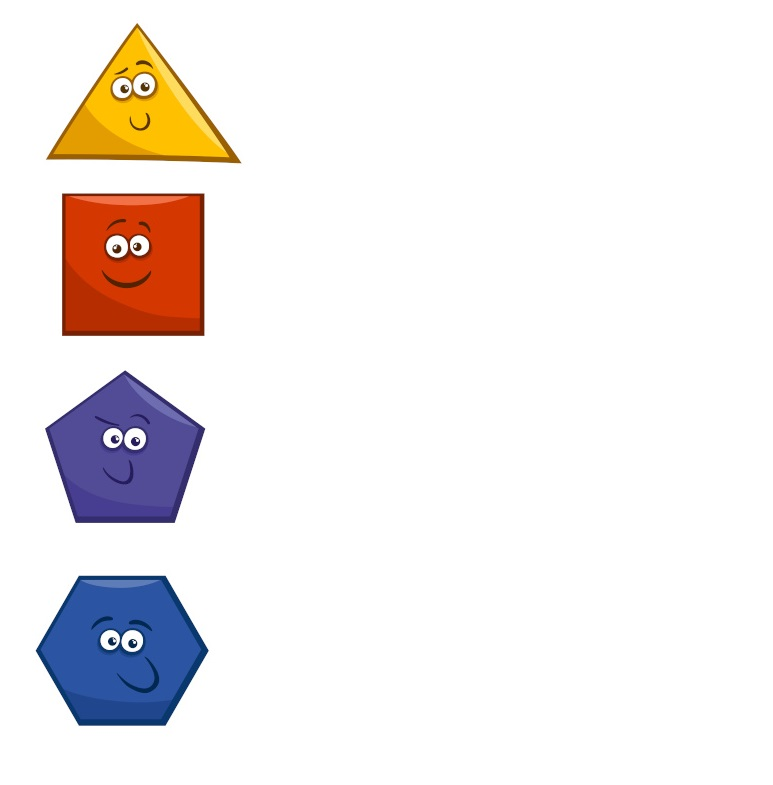
#> input picture PDI-PROJETO/formas.jpg, 773 x 785 px
$ python projeto.py
#> lines starting #> are read from the running program, lines starting #| are printed output that depends on the picture; after the words box and inside, x2 and y2 are one past the last pixel; in counts of white or black regions, pixels touching at a corner belong together
import cv2#é importada para fornecer funcionalidades de processamento de imagens
import matplotlib.pyplot as mat#é importado para exibir as imagens resultantes

imagem = cv2.imread('formas.jpg')#lê a imagem
#> imagem is the input picture: shape (785, 773, 3); mean B, G, R 235.3, 236, 240.7
borda_fraca = 50# determina o limiar de borda fraca
borda_forte = 150# determina o limiar de borda forte
imagem_canny = cv2.Canny(imagem, borda_fraca, borda_forte)#recebe uma imagem e os limiares e a saida é uma imagem binaria.BRANCO(valor máximo), PRETO(valor mínimo) e a imagem é armazenada em "imagem_canny"
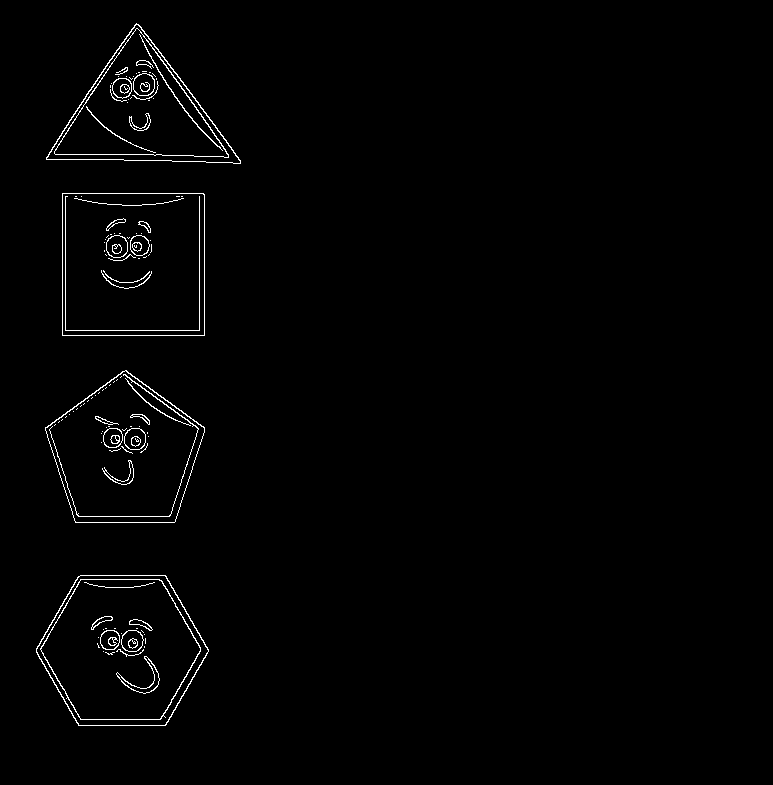
#> imagem_canny: shape (785, 773); 1.2% white in thin lines or dots, all inside (x1, y1, x2, y2) = (36, 23, 241, 726)

contornos, hierarquia = cv2.findContours(imagem_canny, cv2.RETR_EXTERNAL, cv2.CHAIN_APPROX_NONE)#recebe a imagem binarizada, o modo de recuperação de contornos, nesse caso apenas os contornos externos,e método de aproximação de contorno. Neste caso, não estamos fazendo nenhuma aproximação, ou seja, estamos mantendo todos os pontos do contorno.
#> contornos = 4 contours; box (x1, y1, x2, y2) and area: (62, 193, 205, 336) 20164, (36, 575, 209, 726) 19534, (45, 370, 205, 523) 16900, (46, 23, 241, 164) 13806

for contorno in contornos:#percorre a lista de contornos
    area = cv2.contourArea(contorno)#verifica a area de cada contorno
    if area > 1000:
        epsilon = 0.02 * cv2.arcLength(contorno, True)#é usada para calcular o comprimento de um contorno fechado, é passado o contorno e um valor boolenao que representa se a curva é fechada ou não e dps multiplicamos o valor por 0.2, que é o fator que determina o nivel de aproximacao,quanto menor, mais pontos de contorno serão preservados.
        approx = cv2.approxPolyDP(contorno, epsilon, True)# usado para aproximar o contorno com base no valor(epsilon), é passado o contorno, o parametro de distancia maxima para controlar o nivel de aproximacao,e um valor boolean para verificar se o contorno é fechado.a funcao retorna uma lista de pontos de aproximacao;
        vertices = len(approx)#utilizamos para obter o numero de elementos da lista presentes

        if vertices == 3:
            nome = "Triangulo"
        elif vertices == 4:
            nome = "Quadrado"
        elif vertices == 5:
            nome = "Pentagono"
        elif vertices == 6:
            nome = "Hexagono"

        retangulo = cv2.boundingRect(contorno)#cria um retangulo ao redor da forma e retorna as coordenadas dele mesmo;
        cv2.putText(
            imagem,
            f"{nome}: {vertices} Vertices",
            (retangulo[0] + retangulo[2] + 5, retangulo[1] + retangulo[3] - 10),
            cv2.FONT_HERSHEY_SIMPLEX,
            1.5,
            (0, 255, 0),
            1
        )#funcao para colocar o texto ao lado da imagem,primeiro passa a imagem, segundo a string com o texto, terceiro as coordenadas de onde colocar a imagem,o tipo da fonte, size da fonte, cor e espessura

        cv2.drawContours(imagem, [contorno], -1, (0, 255, 0), 3)#desenha os contornos da imagem, primeiro passa a imagem, segundo a lista de contornos, terceiro é o indice que o cortorno deve ser desenhado e como queremos que todos os contornos sejam desenhados colocamos -1 para pintar todos,depois coloca a cor que ira ser desenhado, e por ultimo o número 3 representa a espessura de 3 pixels.
#> this loop made 4 passes
#> (area, epsilon, approx, vertices, nome, retangulo) on passes 3 to 4: (20163.5, 11.35, [[62, 193], [62, 335], [204, 335], [204, 194]], 4, 'Quadrado', (62, 193, 143, 143)), (13806.5, 11.05, [[46, 157], [240, 163], [136, 23]], 3, 'Triangulo', (46, 23, 195, 141))
#> (area, epsilon, vertices, nome, retangulo) on passes 1 to 2: (19533.5, 10.88, 6, 'Hexagono', (36, 575, 173, 151)), (16900, 10.4, 5, 'Pentagono', (45, 370, 160, 153))
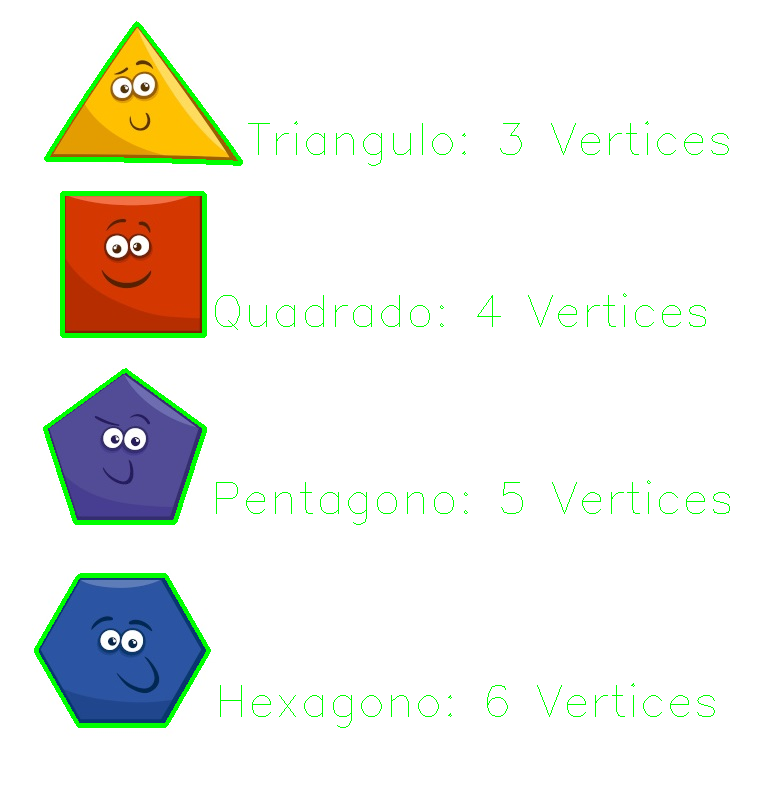
#> imagem: shape (785, 773, 3); 2.29% of pixels changed, all inside (x1, y1, x2, y2) = (34, 21, 730, 728)

imagem_copia = cv2.imread('formas.jpg')# representa a copia das formas originais
imagem_rgb = cv2.cvtColor(imagem, cv2.COLOR_BGR2RGB)# converte a imagem lida inicialmente em BRG(Blue-Green-Red) para RGB(Red-Green-Blue), primeiro passa a imagem e em segundo a constante que especifica a conversao de BRG para RGB.Isso é necessario pq  o matplotlib espera imagens RGB para exibição correta.
imagem_copia_rgb = cv2.cvtColor(imagem_copia, cv2.COLOR_BGR2RGB)# faz a mesma coisa que o imagem_rgb, mas agr é para imagem copia.

mat.figure(figsize=(12, 6))#uma nova figura é criada com as dimensões especificadas.
mat.subplot(121)#Um subplot é uma divisão de uma figura em regiões menores, permitindo a exibição de múltiplos gráficos ou imagens em uma única figura,No caso de 121, isso significa que a figura terá 1 linha, 2 colunas e o subplot atual é o primeiro da esquerda para a direita.
mat.imshow(imagem_copia_rgb)#é usada para exibir uma imagem em um subplot específico da figura.
mat.title("Imagem Original")#printar um titulo
mat.axis('off')#Essa linha é aplicada para o subplot atual (no exemplo, o subplot com índice 121) e tem como objetivo remover os eixos coordenados, como as linhas de grade e os rótulos dos eixos, para criar uma visualização mais limpa e focada apenas na imagem
mat
mat.subplot(122)
mat.imshow(imagem_rgb)
mat.title("Imagem Final")
mat.axis('off')
mat
mat.tight_layout()
mat.show()
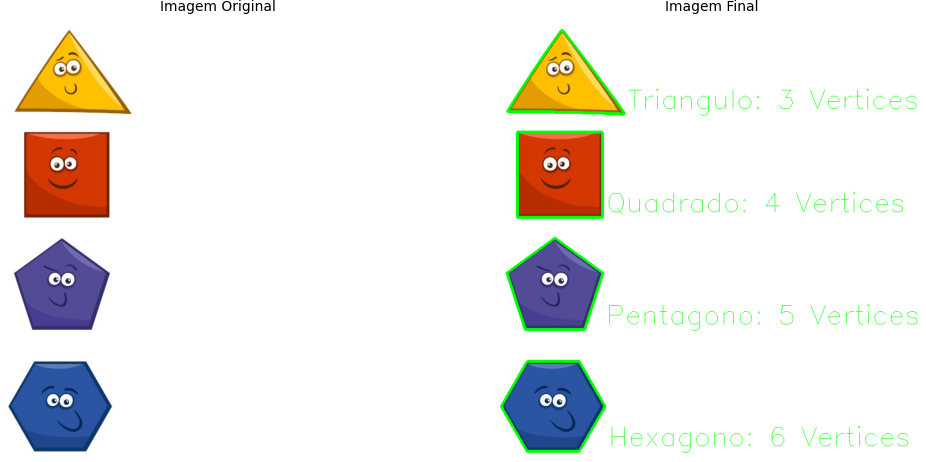
#> figure drawn by matplotlib, 2 panels
